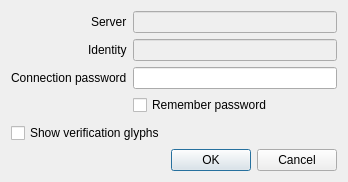
<?xml version="1.0" encoding="UTF-8"?>
<ui version="4.0">
 <class>connectionPassword</class>
 <widget class="QDialog" name="connectionPassword">
  <property name="windowModality">
   <enum>Qt::ApplicationModal</enum>
  </property>
  <property name="geometry">
   <rect>
    <x>0</x>
    <y>0</y>
    <width>348</width>
    <height>182</height>
   </rect>
  </property>
  <property name="sizePolicy">
   <sizepolicy hsizetype="Preferred" vsizetype="Preferred">
    <horstretch>0</horstretch>
    <verstretch>0</verstretch>
   </sizepolicy>
  </property>
  <property name="maximumSize">
   <size>
    <width>1000</width>
    <height>1000</height>
   </size>
  </property>
  <property name="windowTitle">
   <string>Connect To Server</string>
  </property>
  <property name="sizeGripEnabled">
   <bool>false</bool>
  </property>
  <property name="modal">
   <bool>true</bool>
  </property>
  <layout class="QVBoxLayout" name="verticalLayout_2">
   <item>
    <layout class="QFormLayout" name="formLayout">
     <property name="fieldGrowthPolicy">
      <enum>QFormLayout::AllNonFixedFieldsGrow</enum>
     </property>
     <property name="labelAlignment">
      <set>Qt::AlignRight|Qt::AlignTrailing|Qt::AlignVCenter</set>
     </property>
     <item row="2" column="0">
      <widget class="QLabel" name="label">
       <property name="sizePolicy">
        <sizepolicy hsizetype="Preferred" vsizetype="Preferred">
         <horstretch>0</horstretch>
         <verstretch>0</verstretch>
        </sizepolicy>
       </property>
       <property name="text">
        <string>Connection password</string>
       </property>
       <property name="alignment">
        <set>Qt::AlignLeading|Qt::AlignLeft|Qt::AlignVCenter</set>
       </property>
      </widget>
     </item>
     <item row="2" column="1">
      <widget class="QLineEdit" name="lineEditConnectionPassword">
       <property name="echoMode">
        <enum>QLineEdit::Password</enum>
       </property>
      </widget>
     </item>
     <item row="0" column="0">
      <widget class="QLabel" name="label_2">
       <property name="sizePolicy">
        <sizepolicy hsizetype="Preferred" vsizetype="Preferred">
         <horstretch>0</horstretch>
         <verstretch>0</verstretch>
        </sizepolicy>
       </property>
       <property name="text">
        <string>Server</string>
       </property>
       <property name="alignment">
        <set>Qt::AlignLeading|Qt::AlignLeft|Qt::AlignVCenter</set>
       </property>
      </widget>
     </item>
     <item row="0" column="1">
      <widget class="QLineEdit" name="lineEditServer">
       <property name="enabled">
        <bool>false</bool>
       </property>
       <property name="focusPolicy">
        <enum>Qt::NoFocus</enum>
       </property>
       <property name="readOnly">
        <bool>true</bool>
       </property>
      </widget>
     </item>
     <item row="1" column="0">
      <widget class="QLabel" name="label_3">
       <property name="text">
        <string>Identity</string>
       </property>
      </widget>
     </item>
     <item row="1" column="1">
      <widget class="QLineEdit" name="lineEditIdentity">
       <property name="enabled">
        <bool>false</bool>
       </property>
       <property name="focusPolicy">
        <enum>Qt::NoFocus</enum>
       </property>
       <property name="readOnly">
        <bool>true</bool>
       </property>
      </widget>
     </item>
     <item row="4" column="1">
      <widget class="QCheckBox" name="checkBoxRememberPassword">
       <property name="text">
        <string>Remember password</string>
       </property>
      </widget>
     </item>
    </layout>
   </item>
   <item>
    <widget class="QCheckBox" name="checkBox_ShowHashSetting">
     <property name="focusPolicy">
      <enum>Qt::NoFocus</enum>
     </property>
     <property name="whatsThis">
      <string>&lt;html&gt;&lt;head/&gt;&lt;body&gt;&lt;p&gt;This displays five coloured glyphs in the background of the password dialog as a &amp;quot;hash&amp;quot; of the password that has been entered (if more than four characters have been entered) to allow you to quickly check if you have entered an incorrect password.&lt;/p&gt;&lt;p&gt;&lt;span style=&quot; font-weight:600;&quot;&gt;WARNING: If you are paranoid about security and/or are a slow typist and/or your password is short then it may be wise to not use this feature as your password could be cracked more easily if the glyphs are recorded.&lt;/span&gt;&lt;/p&gt;&lt;/body&gt;&lt;/html&gt;</string>
     </property>
     <property name="text">
      <string>Show verification glyphs</string>
     </property>
    </widget>
   </item>
   <item>
    <widget class="QDialogButtonBox" name="buttonBox">
     <property name="orientation">
      <enum>Qt::Horizontal</enum>
     </property>
     <property name="standardButtons">
      <set>QDialogButtonBox::Cancel|QDialogButtonBox::Ok</set>
     </property>
    </widget>
   </item>
  </layout>
 </widget>
 <resources>
  <include location="resources.qrc"/>
 </resources>
 <connections>
  <connection>
   <sender>buttonBox</sender>
   <signal>accepted()</signal>
   <receiver>connectionPassword</receiver>
   <slot>accept()</slot>
   <hints>
    <hint type="sourcelabel">
     <x>248</x>
     <y>254</y>
    </hint>
    <hint type="destinationlabel">
     <x>157</x>
     <y>274</y>
    </hint>
   </hints>
  </connection>
  <connection>
   <sender>buttonBox</sender>
   <signal>rejected()</signal>
   <receiver>connectionPassword</receiver>
   <slot>reject()</slot>
   <hints>
    <hint type="sourcelabel">
     <x>316</x>
     <y>260</y>
    </hint>
    <hint type="destinationlabel">
     <x>286</x>
     <y>274</y>
    </hint>
   </hints>
  </connection>
 </connections>
</ui>
